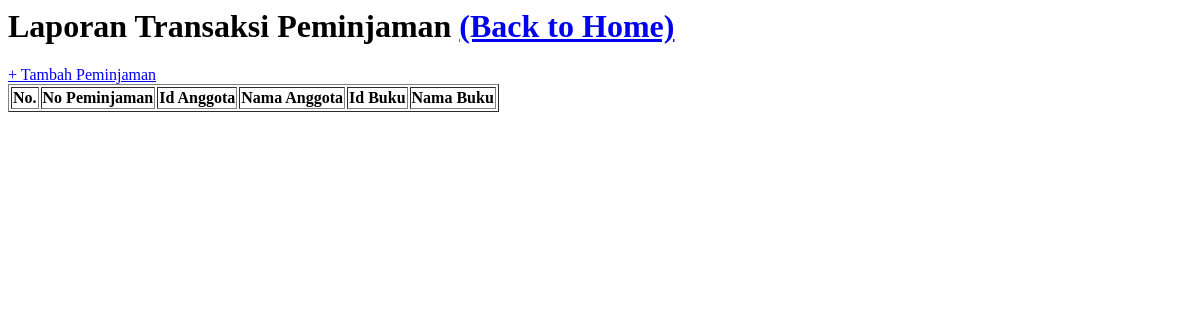
The page /laporan-peminjaman2.php on the database as committed earlier.
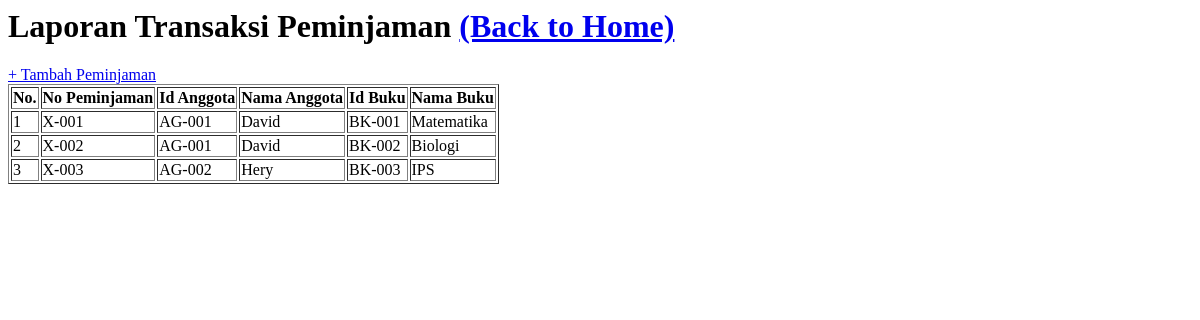
The same page on the database as committed later.
### tables this page shows
CREATE TABLE `peminjaman` (
  `no_peminjaman` varchar(10) NOT NULL,
  `id_anggota` varchar(10) DEFAULT NULL,
  `id_buku` varchar(10) DEFAULT NULL,
  `id_staff` varchar(10) DEFAULT NULL,
  `status_pengembalian` int(11) DEFAULT '0' COMMENT '0= Belum Dikembalikan, 1 = Sudah dikembalikan'
);

CREATE TABLE `anggota` (
  `id_anggota` varchar(10) NOT NULL,
  `nama_anggota` text NOT NULL,
  `email_anggota` text NOT NULL
);

CREATE TABLE `buku` (
  `id_buku` varchar(11) NOT NULL,
  `judul_buku` text NOT NULL,
  `pengarang_buku` text NOT NULL,
  `status_buku` text NOT NULL
);

### laporan-peminjaman2.php (the view, shortened to what this page needs)
<?php include('koneksi.php') ?>
<html>
<head>
</head>
<body>
<h1>Laporan Transaksi Peminjaman <a href="home.php">(Back to Home)</a></h1>
<a href="trx-peminjaman.php">+ Tambah Peminjaman</a>
<table border="1" >
    <thead>
        <tr>
            <th>No.</th>
            <th>No Peminjaman</th>
            <th>Id Anggota</th>
            <th>Nama Anggota</th>
            <th>Id Buku</th>
            <th>Nama Buku</th>
        </tr>
    </thead>
    <tbody>
    <?php
    $query = mysqli_query($koneksi, "SELECT * FROM peminjaman
									JOIN anggota ON peminjaman.id_anggota 	= anggota.id_anggota
									JOIN buku 	 ON peminjaman.id_buku		= buku.id_buku
									");
    $no = 1;
    while ($data = mysqli_fetch_array($query)) {
    ?>
        <tr>
            <td><?php echo $no; ?></td>
            <td><?php echo $data['no_peminjaman']; ?></td>
            <td><?php echo $data['id_anggota']; ?></td>
            <td><?php echo $data['nama_anggota']; ?></td>
            <td><?php echo $data['id_buku']; ?></td>
            <td><?php echo $data['judul_buku']; ?></td>
        </tr>
    <?php
        $no++;
    }
    ?>
    </tbody>
</table>
</body>
</html>

Rows that differ between the two databases and show on the page:
added peminjaman: no_peminjaman "X-001", id_anggota.id_anggota "AG-001", id_anggota.nama_anggota "David", id_buku.id_buku "BK-001", id_buku.judul_buku "Matematika"
added peminjaman: no_peminjaman "X-002", id_anggota.id_anggota "AG-001", id_anggota.nama_anggota "David", id_buku.id_buku "BK-002", id_buku.judul_buku "Biologi"
added peminjaman: no_peminjaman "X-003", id_anggota.id_anggota "AG-002", id_anggota.nama_anggota "Hery", id_buku.id_buku "BK-003", id_buku.judul_buku "IPS"
